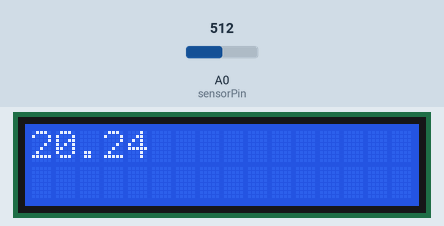
The sketch below on a simulated Arduino Uno, built with avr-gcc and run on an emulated ATmega328P. Shown: 16×2 character LCD. Inputs (shaded band) come from the test bench; at power-on: A0 (sensorPin) = 512. What the sketch prints to the serial monitor is not drawn.

Above: at 1.8 s.
1.9 s: A0 (sensorPin) set to 716
At 3.3 s:
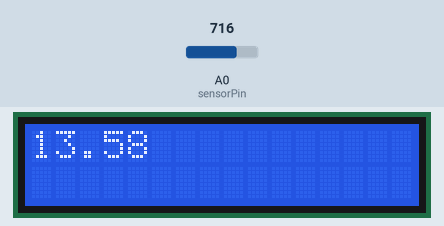
3.6 s: A0 (sensorPin) set to 900
At 4.9 s:
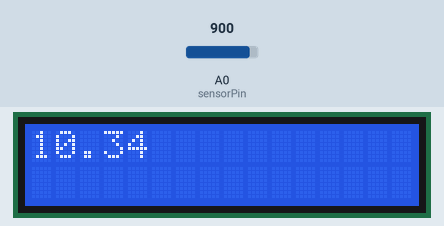
5.8 s: A0 (sensorPin) set to 1023
At 7.5 s:
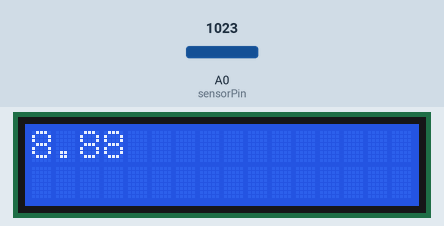
Timing chart, 0 to 9.0 s (numbered marks = the images above; inputs shaded):
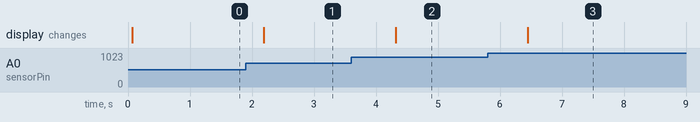

Measured:
- after the input at 1.9 s, the display: changes after 0.29 s (image 1)
- after the input at 3.6 s, the display: changes after 0.72 s (image 2)
- after the input at 5.8 s, the display: changes after 0.65 s (image 3)

The sketch:

RangeFinder_Test.ino
```cpp
/*
Range finder test, with LCD output
 */

#include <LiquidCrystal.h>

// initialize the library with the numbers of the interface pins
LiquidCrystal lcd(12, 11, 5, 4, 3, 2);

int sensorPin = A0;    // select the input pin for the potentiometer
int ledPin = 13;      // select the pin for the LED
int sensorValue = 0;  // variable to store the value coming from the sensor

void setup() {
  Serial.begin(9600);
  Serial.println("Range finder Test");
  // declare the ledPin as an OUTPUT:
  //pinMode(ledPin, OUTPUT);
}

void loop() {
  // read the value from the sensor:
  sensorValue = analogRead(sensorPin);

#define VOLTS_PER_UNIT    .0049F        // (.0049 for 10 bit A-D)
float volts;
float inches;
float cm;

  volts = (float)sensorValue * VOLTS_PER_UNIT; // ("proxSens" is from analog read)
  inches = 23.897 * pow(volts,-1.1907); //calc inches using "power" trend line from Excel
  cm = 60.495 * pow(volts,-1.1904);     // same in cm
  if (volts < .2) { inches = -1.0; cm = -1.0; }        // out of range

  lcd.begin(16, 2);
  lcd.setCursor(0, 0);
  lcd.print (cm);
  Serial.println (cm);

  delay (1000);
}
```
